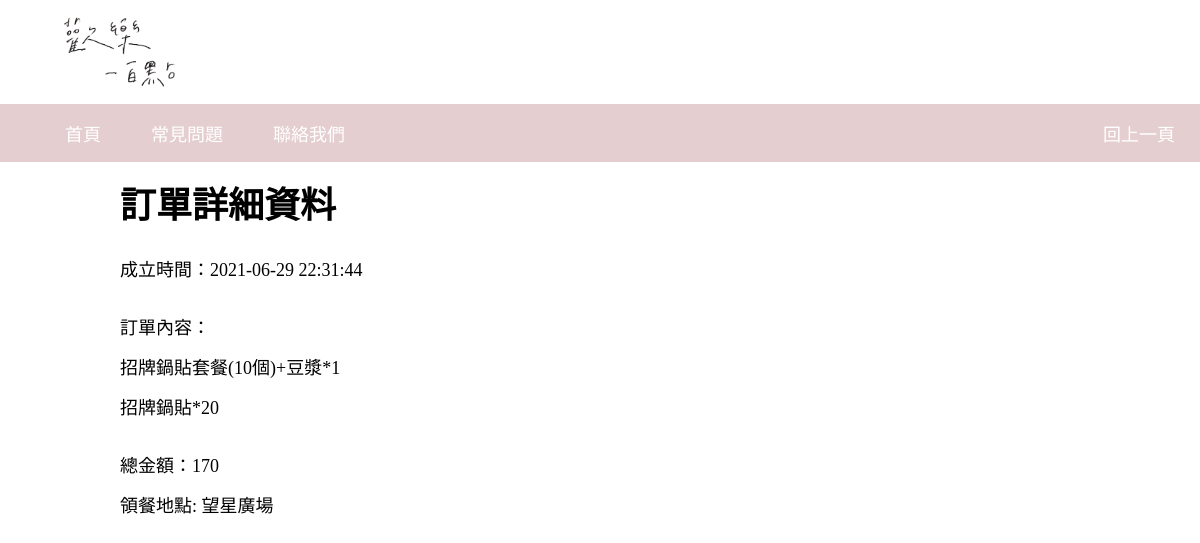
The app's page /會員系統/會員資料&歷史訂單/info.php?created=2021-06-29 22:31:44&place=望星廣場&subtotal=170 (signed in) with its own data.
### tables this page shows
CREATE TABLE `order_items` (
  `order_id` varchar(10) NOT NULL,
  `product_id` varchar(10) NOT NULL,
  `meal` varchar(20) NOT NULL,
  `quantity` varchar(11) NOT NULL,
  `price` int(4) NOT NULL,
  `subtotal` varchar(5) NOT NULL,
  `place` varchar(4) DEFAULT NULL,
  `created` datetime NOT NULL,
  `remark` varchar(100) NOT NULL
);

### 會員系統/會員資料&歷史訂單/info.php (the view, shortened to what this page needs)
<!DOCTYPE html>
<html>
<head>
<link rel="stylesheet" type="text/css" href=css/style1.css>
</head>
<body>
    <div class="logo1"><a href="index.php"><img src="images/logo1.png"></a></div>
	    <nav class="navbar fixed-top">
		 	<ul>
		 		<li class="active"><a href="../../首頁/index.html">首頁</a></li>
		 		<li><a href="../../Q&A/index.html" target="_blank">常見問題</a></li>
		 		<li><a href="../../聯絡我們/index.html" target="_blank">聯絡我們</a></li>
		 		<li style="float: right"><a href="member.php">回上一頁</a></li>
		 	</ul>
		 	</nav>
	<div class="content">
		<div class="info">
<h1>訂單詳細資料</h1>
<?php
include ("../../connect_mysql.php");
$id = $_SESSION['user'];
$time = $_REQUEST['created'];
$money = $_REQUEST['subtotal'];
$where = $_REQUEST['place'];
$sql = "SELECT * FROM order_items WHERE order_id = '".$id."' AND created = '".$time."'";
$result = mysqli_query($conn,$sql);
	?>
	成立時間：<?php echo $time;?><br>
	<p>
	訂單內容：<br>
	<?php
	while ($row = mysqli_fetch_array($result)){
		$meal = $row['meal'];
		$quantity = $row['quantity'];
		echo $meal.'*'.$quantity."<br>";
	};
	?>
</p>
總金額：<?php echo $money;?><br>
領餐地點: <?php echo $where;
?>
</body>
</html>

### 會員系統/會員資料&歷史訂單/css/style1.css (style rules this page uses)
body { margin-top: 0%; margin-left: 0%; margin-right: 0%; font-family:"STFangsong","SimSun"; box-sizing: border-box; }
.logo1 { width: 10%; height: 10%; margin-top: 15px; margin-left: 5%; }
.logo1 img { width: 100%; }
.navbar { width: 100%; margin-top: 10px; font-size: 18px; }
.navbar ul { list-style-type: none; margin: 0; padding: 20; overflow: hidden; background-color: #e5cecf; }
.navbar li { display: inline; float: left; }
.navbar li a { display: block; color: white; text-align: center; padding: 16px 25px; text-decoration: none; }
.content { width: 100%; }
.info { font-size: 18px; line-height: 40px; margin-left: 10%; }

### records on screen
order_items: meal "招牌鍋貼套餐(10個)+豆漿", quantity "1"
order_items: meal "招牌鍋貼", quantity "20"

### other values on screen
$time "2021-06-29 22:31:44"
$money "170"
$where "望星廣場"
